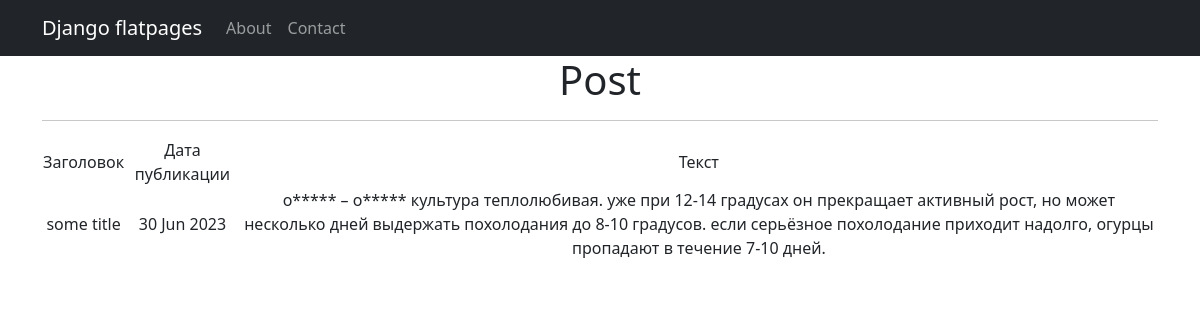
/posts/3, run on an earlier commit of the app's database.
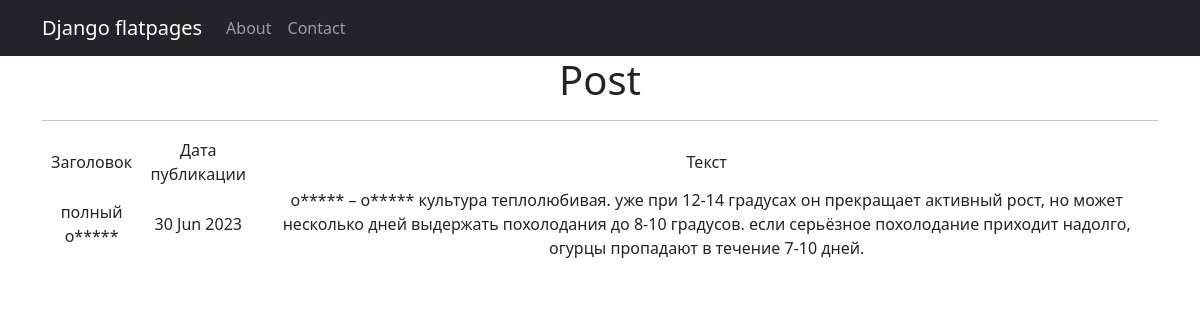
And on a later commit of the database.
### newsportal/models.py (models this page shows, shortened)
class Post(models.Model):
    news = 'NE'
    article = 'AR'
    POST_TYPES = [
        (news, 'Новость'),
        (article, 'Статья'),
    ]
    time_in = models.DateTimeField(auto_now_add=True, verbose_name='Дата изменения')
    title = models.CharField(max_length = 255, default = 'Some Title', verbose_name='Заголовок')
    text = models.CharField(max_length = 2048, default = 'Some Text', verbose_name='Контент')
    rating = models.IntegerField(default = 0)
    news_or_post = models.CharField(max_length=2, choices=POST_TYPES, default=article, verbose_name='Вид поста')
    author = models.ForeignKey(Author, on_delete=models.CASCADE, verbose_name='Автор')
    categories = models.ManyToManyField(Category, through='PostCategory')

### newsportal/views.py (the view)
# urls.py: path('<int:pk>', PostDetail.as_view()),
class PostDetail(DetailView):
    model = Post
    template_name = 'post.html'
    context_object_name = 'post'

### newsportal/templatetags/custom_filters.py (called while the page is built)
@register.filter()
def censor(value: str):
    for a in ban_words:
        value = value.lower().replace(a.lower()[1:], '*'*len(a[1:]))
    return value

@register.filter()
def current_time(time, format_string='%d %b  %Y'):
    time = time.strftime(format_string)
    return time

### templates/post.html (shortened to what this page needs)
{% extends 'flatpages/default.html' %}
{% load custom_filters %}
{% block content %}
<h1>Post</h1>
<hr>
      <table>
          <tr>
              <td> Заголовок </td>
              <td> Дата публикации </td>
              <td> Текст </td>
          </tr>
          <tr>
              <td> {{ post.title|censor }} </td>
              <td> {{ post.time_in|current_time }} </td>
              <td> {{ post.text|censor }} </td>
          </tr>
      </table>
{% endblock content %}

What changed in the data, as far as the page shows it:
changed Post: title|censor "some title" → "полный о*****"
